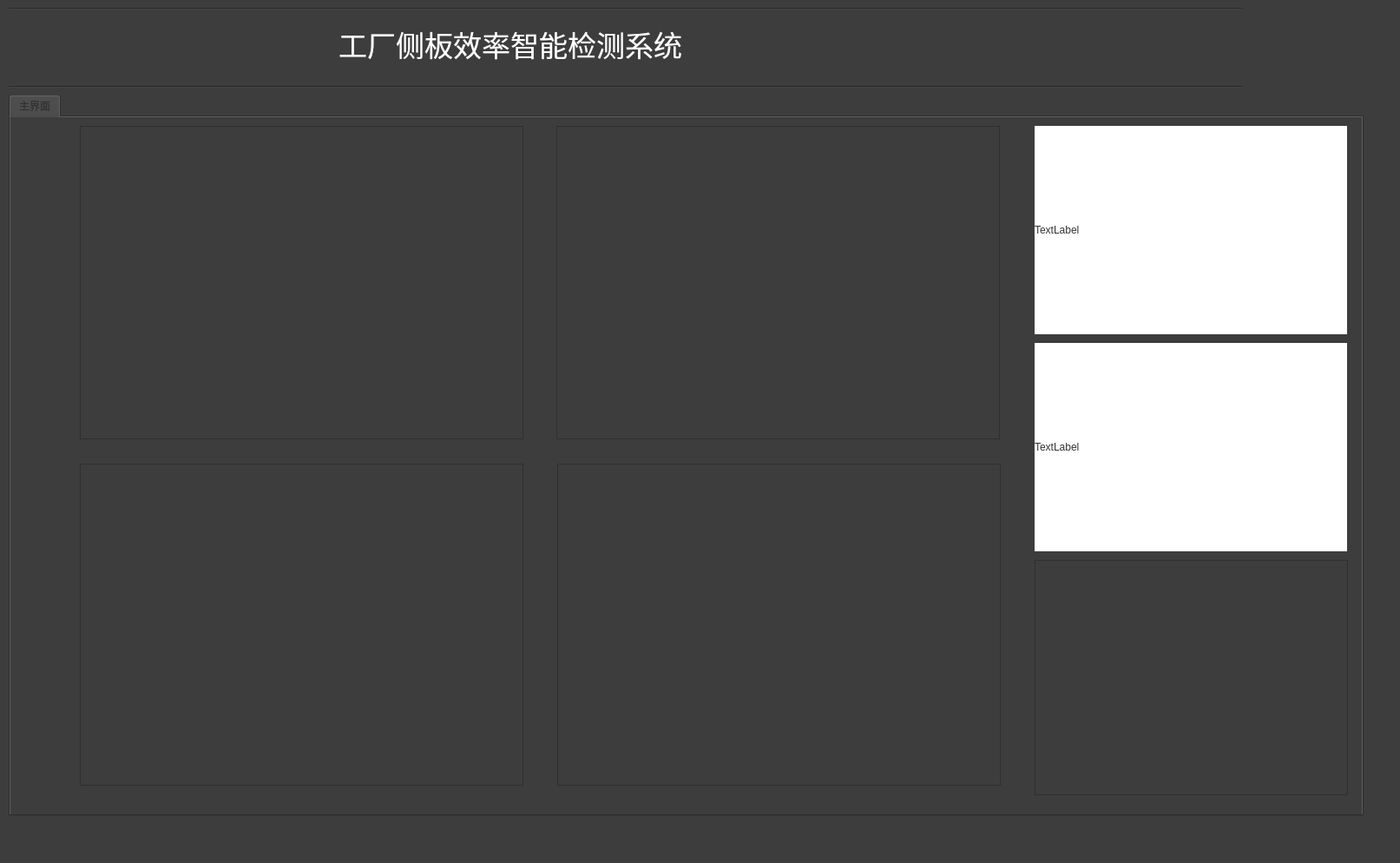
<?xml version="1.0" encoding="UTF-8"?>
<ui version="4.0">
 <class>Form</class>
 <widget class="QWidget" name="Form">
  <property name="geometry">
   <rect>
    <x>0</x>
    <y>0</y>
    <width>1613</width>
    <height>994</height>
   </rect>
  </property>
  <property name="windowTitle">
   <string>Form</string>
  </property>
  <property name="styleSheet">
   <string notr="true">color: rgb(255, 255, 255);
background-color: rgb(61, 61, 61);
</string>
  </property>
  <widget class="QTabWidget" name="tabWidget">
   <property name="geometry">
    <rect>
     <x>10</x>
     <y>109</y>
     <width>1561</width>
     <height>831</height>
    </rect>
   </property>
   <property name="styleSheet">
    <string notr="true">color: rgb(49, 49, 49);
font: 75 10pt &quot;Aharoni&quot;;</string>
   </property>
   <property name="currentIndex">
    <number>0</number>
   </property>
   <widget class="QWidget" name="tab">
    <attribute name="title">
     <string>主界面</string>
    </attribute>
    <widget class="QGraphicsView" name="graphicsView_MT">
     <property name="geometry">
      <rect>
       <x>80</x>
       <y>10</y>
       <width>511</width>
       <height>361</height>
      </rect>
     </property>
    </widget>
    <widget class="QGraphicsView" name="graphicsView_OEE">
     <property name="geometry">
      <rect>
       <x>629</x>
       <y>10</y>
       <width>511</width>
       <height>361</height>
      </rect>
     </property>
    </widget>
    <widget class="QGraphicsView" name="graphicsView_Loss">
     <property name="geometry">
      <rect>
       <x>80</x>
       <y>399</y>
       <width>511</width>
       <height>371</height>
      </rect>
     </property>
    </widget>
    <widget class="QGraphicsView" name="graphicsView_Pie">
     <property name="geometry">
      <rect>
       <x>630</x>
       <y>399</y>
       <width>511</width>
       <height>371</height>
      </rect>
     </property>
    </widget>
    <widget class="QLabel" name="label_2">
     <property name="geometry">
      <rect>
       <x>1180</x>
       <y>260</y>
       <width>360</width>
       <height>240</height>
      </rect>
     </property>
     <property name="styleSheet">
      <string notr="true">background-color: rgb(255, 255, 255);</string>
     </property>
     <property name="text">
      <string>TextLabel</string>
     </property>
    </widget>
    <widget class="QLabel" name="label">
     <property name="geometry">
      <rect>
       <x>1180</x>
       <y>10</y>
       <width>360</width>
       <height>240</height>
      </rect>
     </property>
     <property name="styleSheet">
      <string notr="true">background-color: rgb(255, 255, 255);</string>
     </property>
     <property name="text">
      <string>TextLabel</string>
     </property>
    </widget>
    <widget class="QTextBrowser" name="textBrowser">
     <property name="geometry">
      <rect>
       <x>1180</x>
       <y>510</y>
       <width>361</width>
       <height>271</height>
      </rect>
     </property>
     <property name="styleSheet">
      <string notr="true">color: rgb(255, 255, 255);</string>
     </property>
    </widget>
   </widget>
  </widget>
  <widget class="Line" name="line">
   <property name="geometry">
    <rect>
     <x>10</x>
     <y>0</y>
     <width>1421</width>
     <height>20</height>
    </rect>
   </property>
   <property name="styleSheet">
    <string notr="true"/>
   </property>
   <property name="orientation">
    <enum>Qt::Horizontal</enum>
   </property>
  </widget>
  <widget class="Line" name="line_2">
   <property name="geometry">
    <rect>
     <x>10</x>
     <y>90</y>
     <width>1421</width>
     <height>20</height>
    </rect>
   </property>
   <property name="orientation">
    <enum>Qt::Horizontal</enum>
   </property>
  </widget>
  <widget class="QLabel" name="label_3">
   <property name="geometry">
    <rect>
     <x>390</x>
     <y>30</y>
     <width>641</width>
     <height>41</height>
    </rect>
   </property>
   <property name="font">
    <font>
     <pointsize>25</pointsize>
    </font>
   </property>
   <property name="styleSheet">
    <string notr="true">color: rgb(255, 255, 255);</string>
   </property>
   <property name="text">
    <string>工厂侧板效率智能检测系统</string>
   </property>
  </widget>
 </widget>
 <resources/>
 <connections/>
</ui>
